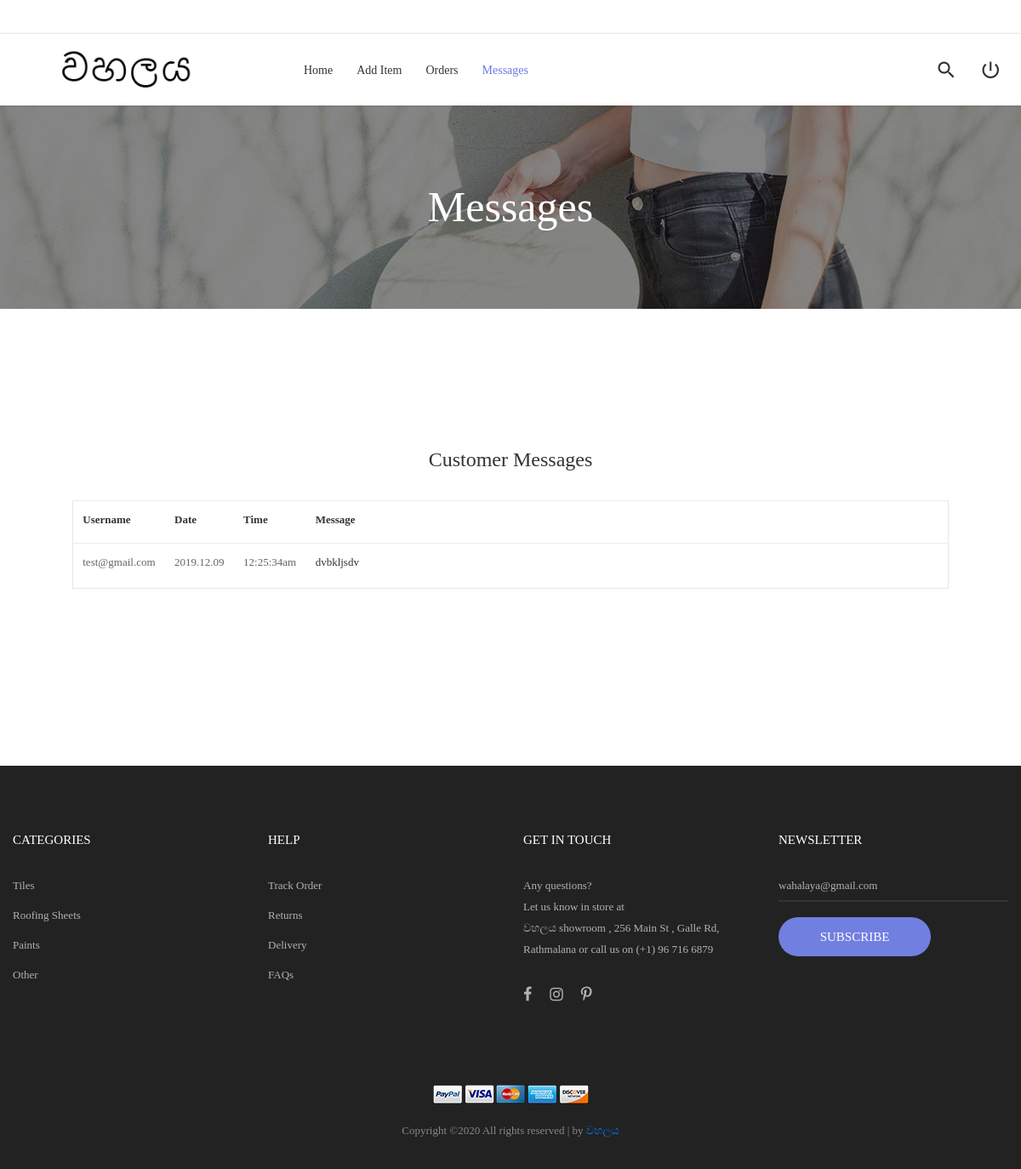
Page /sell_messages.php on the committed database.
### tables this page shows
CREATE TABLE `messages` (
  `ID` int(11) NOT NULL,
  `email` varchar(100) NOT NULL,
  `message` text NOT NULL,
  `date` varchar(50) NOT NULL,
  `time` varchar(50) NOT NULL
);

### dbcontroller.php (called while the page is built, shortened)
<?php
class DBController {
	private $host = "localhost";
	private $user = "root";
	private $password = "";
	private $database = "roofing";
	private $connection = "";
	function __construct() {
		$conn = $this->connectDB();
		$this->connection = $conn;
	}
	function connectDB() {
		$conn = mysqli_connect($this->host,$this->user,$this->password,$this->database);
		return $conn;
	}
	function runQuery($query) {
		$result = mysqli_query($this->connection,$query);
		while($row=mysqli_fetch_assoc($result)) {
			$resultset[] = $row;
		}
		if(!empty($resultset))
			return $resultset;
	}
}
?>

### sell_messages.php (the view, shortened to what this page needs)
<?php
require_once("dbcontroller.php");
$db_handle = new DBController();
?>
<!DOCTYPE html>
<html lang="en">
<head>
	<link rel="stylesheet" type="text/css" href="vendor/bootstrap/css/bootstrap.min.css">
	<link rel="stylesheet" type="text/css" href="fonts/font-awesome-4.7.0/css/font-awesome.min.css">
	<link rel="stylesheet" type="text/css" href="fonts/iconic/css/material-design-iconic-font.min.css">
	<link rel="stylesheet" type="text/css" href="fonts/linearicons-v1.0.0/icon-font.min.css">
	<link rel="stylesheet" type="text/css" href="vendor/animate/animate.css">
	<link rel="stylesheet" type="text/css" href="vendor/css-hamburgers/hamburgers.min.css">
	<link rel="stylesheet" type="text/css" href="vendor/animsition/css/animsition.min.css">
	<link rel="stylesheet" type="text/css" href="vendor/select2/select2.min.css">
	<link rel="stylesheet" type="text/css" href="vendor/perfect-scrollbar/perfect-scrollbar.css">
	<link rel="stylesheet" type="text/css" href="css/util.css">
	<link rel="stylesheet" type="text/css" href="css/main.css">
</head>
<body class="animsition">
	<header class="header-v4">
		<div class="container-menu-desktop">
			<div class="wrap-menu-desktop how-shadow1">
				<nav class="limiter-menu-desktop container">
					<a href="#" class="logo">
						<img src="images/icons/logo-01.png" alt="IMG-LOGO">
					</a>
					<div class="menu-desktop">
						<ul class="main-menu">
								<li >
                                    <a href="sell_index.php">Home</a>
                                </li>
                                <li>
                                    <a href="sell_add_item.html">Add Item</a>
                                </li>
                                <li>
                                    <a href="sell_orders.php">Orders</a>
                                </li>
                                <li class="active-menu">
                                    <a href="sell_messages.php">Messages</a>
                                </li>
						</ul>
					</div>
					<div class="wrap-icon-header flex-w flex-r-m">
						<div class="icon-header-item cl2 hov-cl1 trans-04 p-l-22 p-r-11 js-show-modal-search">
							<i class="zmdi zmdi-search"></i>
						</div>
						<a href="login.html" class="dis-block icon-header-item cl2 hov-cl1 trans-04 p-l-22 p-r-11" data-notify="0">
							<i class="zmdi zmdi-power"></i>
						</a>
					</div>
				</nav>
			</div>
		</div>
	</header>
	<section class="bg-img1 txt-center p-lr-15 p-tb-92" style="background-image: url('images/bg-01.jpg');">
		<h2 class="ltext-105 cl0 txt-center">
			Messages
		</h2>
	</section>
	<section class="bg0 p-t-104 p-b-116">
		<div class="container">
			<div class="p-lr-70 p-t-55 p-b-70 p-lr-15-lg w-full-md">
				<h4 class="mtext-105 cl2 txt-center p-b-30">
					Customer Messages
				</h4>
				<form  action="PHP/add_item_pic.php" method="POST" enctype="multipart/form-data">
					<table class="table" style="width:100%; margin: auto;">
					  	<tr class="bor8 m-b-20 how-pos4-parent stext-111">
                            <th class="cl2 plh3 p-l-62 p-r-30">Username</th>
                            <th class="cl2 plh3 p-l-62 p-r-30">Date</th>
                            <th class="cl2 plh3 p-l-62 p-r-30">Time</th>
					    	<th class="stext-111 cl2 plh3 size-116 p-l-62 p-r-30">Message</th>
					  	</tr>
                        <?php
                        $productByCode = $db_handle->runQuery("SELECT * FROM messages");
                        foreach($productByCode as $kmm ) {
                            echo "<tr class='bor8 m-b-20 how-pos4-parent stext-111'>";
                            echo "<td class='p-l-62 p-r-30'>" . $kmm['email'] ."</td>";
                            echo "<td class='p-l-62 p-r-30'>" . $kmm['date'] ."</td>";
                            echo "<td class='p-l-62 p-r-30'>" . $kmm['time'] ."</td>";
                            echo "<td class='stext-111 cl2 plh3 size-116 p-l-62 p-r-30'><label>" . $kmm['message'] ."</label></td>";
                            echo "</tr>";
                        }
                        ?>
					</table>
					<br>
				</form>
			</div>
		</div>
	</section>
	<footer class="bg3 p-t-75 p-b-32">
		<div class="container">
			<div class="row">
				<div class="col-sm-6 col-lg-3 p-b-50">
					<h4 class="stext-301 cl0 p-b-30">
						Categories
					</h4>
					<ul>
						<li class="p-b-10">
							<a href="#" class="stext-107 cl7 hov-cl1 trans-04">
								Tiles
							</a>
						</li>
						<li class="p-b-10">
							<a href="#" class="stext-107 cl7 hov-cl1 trans-04">
								Roofing Sheets
							</a>
						</li>
						<li class="p-b-10">
							<a href="#" class="stext-107 cl7 hov-cl1 trans-04">
								Paints
							</a>
						</li>
						<li class="p-b-10">
							<a href="#" class="stext-107 cl7 hov-cl1 trans-04">
								Other
							</a>
						</li>
					</ul>
				</div>
				<div class="col-sm-6 col-lg-3 p-b-50">
					<h4 class="stext-301 cl0 p-b-30">
						Help
					</h4>
					<ul>
						<li class="p-b-10">
							<a href="#" class="stext-107 cl7 hov-cl1 trans-04">
								Track Order
							</a>
						</li>
						<li class="p-b-10">
							<a href="#" class="stext-107 cl7 hov-cl1 trans-04">
								Returns
							</a>
						</li>
						<li class="p-b-10">
							<a href="#" class="stext-107 cl7 hov-cl1 trans-04">
								Delivery
							</a>
						</li>
						<li class="p-b-10">
							<a href="#" class="stext-107 cl7 hov-cl1 trans-04">
								FAQs
							</a>
						</li>
					</ul>
				</div>
				<div class="col-sm-6 col-lg-3 p-b-50">
					<h4 class="stext-301 cl0 p-b-30">
						GET IN TOUCH
					</h4>
					<p class="stext-107 cl7 size-201">
						Any questions? <br> Let us know in store at <br> වහලය showroom , 256 Main St , Galle Rd, Rathmalana or call us on (+1) 96 716 6879
					</p>
					<div class="p-t-27">
						<a href="#" class="fs-18 cl7 hov-cl1 trans-04 m-r-16">
							<i class="fa fa-facebook"></i>
						</a>
						<a href="#" class="fs-18 cl7 hov-cl1 trans-04 m-r-16">
							<i class="fa fa-instagram"></i>
						</a>
						<a href="#" class="fs-18 cl7 hov-cl1 trans-04 m-r-16">
							<i class="fa fa-pinterest-p"></i>
						</a>
					</div>
				</div>
				<div class="col-sm-6 col-lg-3 p-b-50">
					<h4 class="stext-301 cl0 p-b-30">
						Newsletter
					</h4>
					<form>
						<div class="wrap-input1 w-full p-b-4">
							<input class="input1 bg-none plh1 stext-107 cl7" type="text" name="email" placeholder="wahalaya@gmail.com">
						</div>
						<div class="p-t-18">
							<button class="flex-c-m stext-101 cl0 size-103 bg1 bor1 hov-btn2 p-lr-15 trans-04">
								Subscribe
							</button>
						</div>
					</form>
				</div>
			</div>
			<div class="p-t-40">
				<div class="flex-c-m flex-w p-b-18">
					<a href="#" class="m-all-1">
						<img src="images/icons/icon-pay-01.png" alt="ICON-PAY">
					</a>
					<a href="#" class="m-all-1">
						<img src="images/icons/icon-pay-02.png" alt="ICON-PAY">
					</a>
					<a href="#" class="m-all-1">
						<img src="images/icons/icon-pay-03.png" alt="ICON-PAY">
					</a>
					<a href="#" class="m-all-1">
						<img src="images/icons/icon-pay-04.png" alt="ICON-PAY">
					</a>
					<a href="#" class="m-all-1">
						<img src="images/icons/icon-pay-05.png" alt="ICON-PAY">
					</a>
				</div>
				<p class="stext-107 cl6 txt-center">
Copyright &copy;<script>document.write(new Date().getFullYear());</script> All rights reserved | by <a href="https://wahalaya.com" target="_blank">වහලය</a>
				</p>
			</div>
		</div>
	</footer>
</body>
</html>

### css/main.css (style rules this page uses)
.container { max-width: 1380px; }
@media (max-width: 1600px) { .container { max-width: 1200px; } }
.container-menu-desktop { height: auto; width: 100%; position: relative; -webkit-transition: all 0.3s; -o-transition: all 0.3s; -moz-transition: all 0.3s; transition: all 0.3s; }
.header-v4 .container-menu-desktop { height: 124px; }
.wrap-menu-desktop { position: fixed; z-index: 1100; background-color: transparent; width: 100%; height: 84px; top: 40px; left: 0px; -webkit-transition: height 0.3s, background-color 0.3s; -o-transition: height 0.3s, background-color 0.3s; -moz-transition: height 0.3s, background-color 0.3s; transition: height 0.3s, background-color 0.3s; }
.header-v4 .wrap-menu-desktop { background-color: #fff; }
.limiter-menu-desktop { height: 100%; display: -webkit-box; display: -webkit-flex; display: -moz-box; display: -ms-flexbox; display: flex; align-items: center; background-color: transparent; }
.logo { display: -webkit-box; display: -webkit-flex; display: -moz-box; display: -ms-flexbox; display: flex; align-items: center; height: 65%; margin-right: 55px; }
.logo img { max-width: 100%; max-height: 100%; }
.menu-desktop { display: -webkit-box; display: -webkit-flex; display: -moz-box; display: -ms-flexbox; display: flex; align-items: center; height: 100%; }
.main-menu { list-style-type: none; margin: 0; display: -webkit-box; display: -webkit-flex; display: -moz-box; display: -ms-flexbox; display: flex; align-items: center; }
.main-menu > li { display: block; position: relative; padding: 20px 10px 20px 0px; margin: 0px 4px 0px 14px; }
.main-menu > li > a { font-family: Poppins-Medium; font-size: 14px; color: #333; padding: 5px 0px; transition: all 0.4s; -webkit-transition: all 0.4s; -o-transition: all 0.4s; -moz-transition: all 0.4s; }
.wrap-icon-header { flex-grow: 1; }
.icon-header-item { position: relative; font-size: 26px; line-height: 1; cursor: pointer; }
.main-menu > li.active-menu > a { color: #6c7ae0; }
.cl0 { color: #fff; }
.cl2 { color: #333; }
.cl6 { color: #888; }
.cl7 { color: #b2b2b2; }
.stext-101 { font-family: Poppins-Medium; font-size: 15px; line-height: 1.466667; text-transform: uppercase; }
.stext-107 { font-family: Poppins-Regular; font-size: 13px; line-height: 1.923; }
.stext-111 { font-family: Poppins-Regular; font-size: 13px; line-height: 1.6923; }
.stext-301 { font-family: Montserrat-Bold; font-size: 15px; line-height: 1.6; text-transform: uppercase; }
.mtext-105 { font-family: Poppins-Regular; font-size: 24px; line-height: 1.5; }
.ltext-105 { font-family: Poppins-Bold; font-size: 50px; line-height: 1.1; }
.size-103 { min-width: 179px; height: 46px; }
.size-116 { width: 100%; height: 50px; }
.size-201 { max-width: 270px; }
.bg-none { background-color: transparent; }
.bg0 { background-color: #fff; }
.bg1 { background-color: #717fe0; }
.bg3 { background-color: #222; }
.bg-img1 { background-size: cover; background-position: center center; background-repeat: no-repeat; }
.bor1 { border-radius: 23px; }
.bor8 { border: 1px solid #e6e6e6; border-radius: 2px; }
.wrap-input1 { position: relative; border-bottom: 2px solid rgba(204,204,204, 0.1); }
.input1 { background-color: transparent; width: 100%; }
.how-shadow1 { box-shadow: 0 0px 3px 0px rgba(0,0,0,0.2); -moz-box-shadow: 0 0px 3px 0px rgba(0,0,0,0.2); -webkit-box-shadow: 0 0px 3px 0px rgba(0,0,0,0.2); -o-box-shadow: 0 0px 3px 0px rgba(0,0,0,0.2); -ms-box-shadow: 0 0px 3px 0px rgba(0,0,0,0.2); }
.how-pos4-parent { position: relative; }

### rows in the picture
messages: email "test@gmail.com", date "2019.12.09", time "12:25:34am", message "dvbkljsdv"
